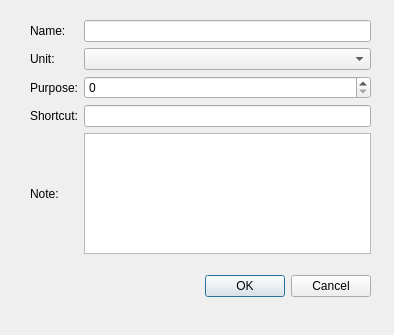
<?xml version="1.0" encoding="UTF-8"?>
<ui version="4.0">
 <class>createElementDlg</class>
 <widget class="QDialog" name="createElementDlg">
  <property name="geometry">
   <rect>
    <x>0</x>
    <y>0</y>
    <width>394</width>
    <height>335</height>
   </rect>
  </property>
  <property name="windowTitle">
   <string>Dialog</string>
  </property>
  <widget class="QDialogButtonBox" name="buttonBox">
   <property name="geometry">
    <rect>
     <x>30</x>
     <y>270</y>
     <width>341</width>
     <height>32</height>
    </rect>
   </property>
   <property name="orientation">
    <enum>Qt::Horizontal</enum>
   </property>
   <property name="standardButtons">
    <set>QDialogButtonBox::Cancel|QDialogButtonBox::Ok</set>
   </property>
  </widget>
  <widget class="QWidget" name="gridLayoutWidget">
   <property name="geometry">
    <rect>
     <x>30</x>
     <y>20</y>
     <width>341</width>
     <height>234</height>
    </rect>
   </property>
   <layout class="QGridLayout" name="gridLayout">
    <item row="0" column="0">
     <widget class="QLabel" name="label_2">
      <property name="text">
       <string>Name:</string>
      </property>
     </widget>
    </item>
    <item row="1" column="0">
     <widget class="QLabel" name="label">
      <property name="text">
       <string>Unit:</string>
      </property>
     </widget>
    </item>
    <item row="0" column="1">
     <widget class="QLineEdit" name="m_name"/>
    </item>
    <item row="2" column="0">
     <widget class="QLabel" name="label_3">
      <property name="text">
       <string>Purpose:</string>
      </property>
     </widget>
    </item>
    <item row="3" column="0">
     <widget class="QLabel" name="label_4">
      <property name="text">
       <string>Shortcut:</string>
      </property>
     </widget>
    </item>
    <item row="4" column="0">
     <widget class="QLabel" name="label_5">
      <property name="text">
       <string>Note:</string>
      </property>
     </widget>
    </item>
    <item row="1" column="1">
     <widget class="QComboBox" name="m_units"/>
    </item>
    <item row="2" column="1">
     <widget class="QSpinBox" name="m_purpose"/>
    </item>
    <item row="3" column="1">
     <widget class="QLineEdit" name="m_shortcut"/>
    </item>
    <item row="4" column="1">
     <widget class="QTextEdit" name="m_note"/>
    </item>
   </layout>
  </widget>
 </widget>
 <resources/>
 <connections>
  <connection>
   <sender>buttonBox</sender>
   <signal>accepted()</signal>
   <receiver>createElementDlg</receiver>
   <slot>accept()</slot>
   <hints>
    <hint type="sourcelabel">
     <x>248</x>
     <y>254</y>
    </hint>
    <hint type="destinationlabel">
     <x>157</x>
     <y>274</y>
    </hint>
   </hints>
  </connection>
  <connection>
   <sender>buttonBox</sender>
   <signal>rejected()</signal>
   <receiver>createElementDlg</receiver>
   <slot>reject()</slot>
   <hints>
    <hint type="sourcelabel">
     <x>316</x>
     <y>260</y>
    </hint>
    <hint type="destinationlabel">
     <x>286</x>
     <y>274</y>
    </hint>
   </hints>
  </connection>
 </connections>
</ui>
